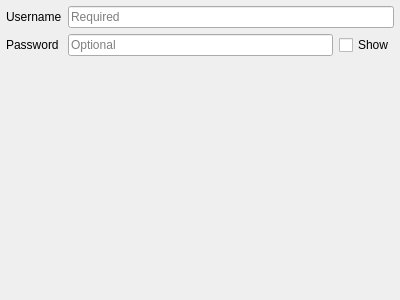
<?xml version="1.0" encoding="UTF-8"?>
<ui version="4.0">
 <class>QgsAuthSAML2Edit</class>
 <widget class="QWidget" name="QgsAuthSAML2Edit">
  <property name="geometry">
   <rect>
    <x>0</x>
    <y>0</y>
    <width>400</width>
    <height>300</height>
   </rect>
  </property>
  <layout class="QGridLayout" name="gridLayout">
   <property name="leftMargin">
    <number>6</number>
   </property>
   <property name="topMargin">
    <number>6</number>
   </property>
   <property name="rightMargin">
    <number>6</number>
   </property>
   <property name="bottomMargin">
    <number>6</number>
   </property>
   <item row="0" column="1">
    <widget class="QLineEdit" name="leUsername">
     <property name="placeholderText">
      <string>Required</string>
     </property>
    </widget>
   </item>
   <item row="1" column="1">
    <layout class="QHBoxLayout" name="horizontalLayout_2">
     <property name="spacing">
      <number>6</number>
     </property>
     <item>
      <widget class="QLineEdit" name="lePassword">
       <property name="text">
        <string/>
       </property>
       <property name="echoMode">
        <enum>QLineEdit::Password</enum>
       </property>
       <property name="placeholderText">
        <string>Optional</string>
       </property>
      </widget>
     </item>
     <item>
      <widget class="QCheckBox" name="chkPasswordShow">
       <property name="sizePolicy">
        <sizepolicy hsizetype="Maximum" vsizetype="Fixed">
         <horstretch>0</horstretch>
         <verstretch>0</verstretch>
        </sizepolicy>
       </property>
       <property name="text">
        <string>Show</string>
       </property>
      </widget>
     </item>
    </layout>
   </item>
   <item row="2" column="1">
    <spacer name="verticalSpacer_2">
     <property name="orientation">
      <enum>Qt::Vertical</enum>
     </property>
     <property name="sizeHint" stdset="0">
      <size>
       <width>20</width>
       <height>173</height>
      </size>
     </property>
    </spacer>
   </item>
   <item row="0" column="0">
    <widget class="QLabel" name="lblUsername">
     <property name="text">
      <string>Username</string>
     </property>
    </widget>
   </item>
   <item row="1" column="0">
    <widget class="QLabel" name="lblPassword">
     <property name="text">
      <string>Password</string>
     </property>
    </widget>
   </item>
  </layout>
 </widget>
 <tabstops>
  <tabstop>leUsername</tabstop>
  <tabstop>lePassword</tabstop>
  <tabstop>chkPasswordShow</tabstop>
 </tabstops>
 <resources/>
 <connections/>
</ui>
